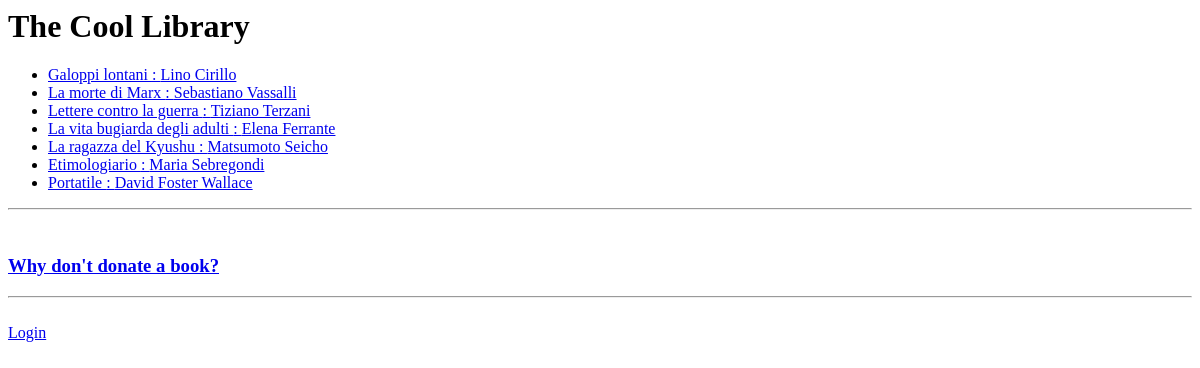
/coolLibrary/, run on an earlier commit of the app's database.
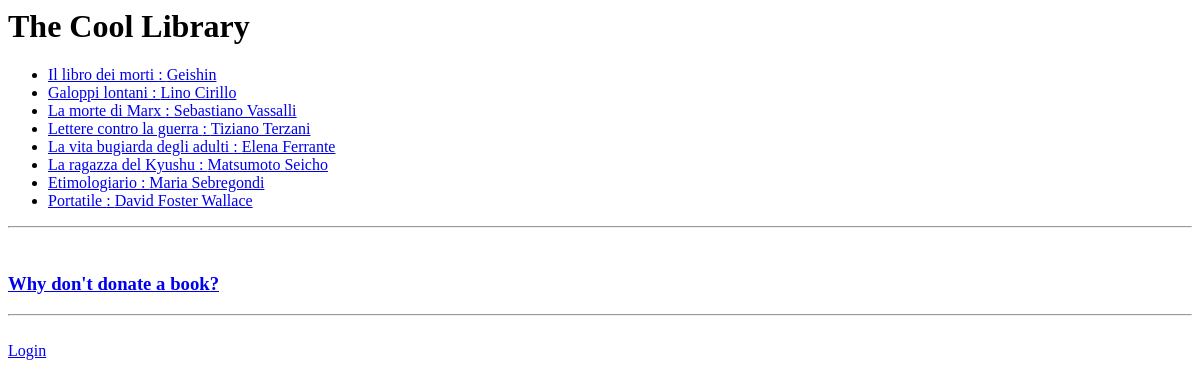
And on a later commit of the database.
### polls/models.py (models this page shows, shortened)
class Book(models.Model):
    title = models.CharField(max_length=500)
    author = models.CharField(max_length=400)
    quantity = models.IntegerField(default=1)
    class Meta:
        unique_together = (("title","author"),)

### polls/views.py (the view)
# urls.py: path('', views.IndexView.as_view(), name= 'index'),
class IndexView(generic.ListView):
    template_name = 'coolLibrary/index.html'
    context_object_name = 'book_lists'
    def get_queryset(self):
        topTenBooks = Book.objects.all()
        topTenBooks = list(topTenBooks)
        topTenBooks.reverse()
        return topTenBooks[:10]

### polls/templates/coolLibrary/index.html (shortened to what this page needs)
<h1>The Cool Library</h1>
{% if book_lists %}
    <ul>
    {% for book in book_lists %}
        <li><a href="{% url 'coolLibrary:checkLogin' book.id %}">{{ book.title }} : {{ book.author }}</a></li>
    {% endfor %}
    </ul>
{% else %}
    <p>No polls are available.</p>
{% endif %}
<hr><br>
<h3><a href="{% url 'coolLibrary:donateBook' %}">Why don't donate a book?</a></h3>
<hr><br>
{% if user.is_authenticated %}
    <a href="{% url 'coolLibrary:logoutUser' %}">Logout</a>
{% else %}
    <a href="{% url 'coolLibrary:authentication' %}">Login</a>
{% endif %}

What changed in the data, as far as the page shows it:
added Book: title "Il libro dei morti", author "Geishin"
